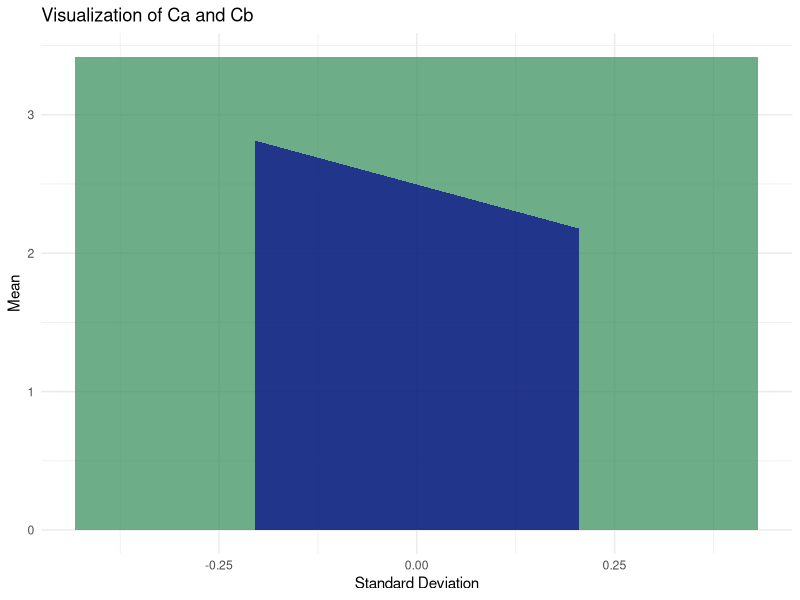

Write the R code that produced this figure.
## ---- chunk 1
#| echo: false
library(ggplot2)

# Parameters
n <- 30  # Sample size (consistent for both C_a and C_b)
alpha <- 0.05  # Significance level
s <- 1  # Scale parameter, adjust as needed

# Critical values from t, normal, and chi-squared distributions
t_crit <- qt(alpha/4, df = n-1, lower.tail = FALSE)
z_alpha <- qnorm(alpha/4)
chi_sq_lower <- qchisq(alpha/4, df = n-1)
chi_sq_upper <- qchisq(1-alpha/4, df = n-1)

# Coordinate calculations for Cb (Trapezoid)
width_Cb <- z_alpha / sqrt(n) * s
height_base_Cb <- s * sqrt(n-1) * (sqrt(1/chi_sq_upper) + sqrt(1/chi_sq_lower))
height_change_Cb <- s * sqrt(n-1) * (sqrt(1/chi_sq_upper) - sqrt(1/chi_sq_lower))

Cb <- data.frame(
  x = c(-width_Cb/2, -width_Cb/2, width_Cb/2, width_Cb/2),
  y = c(0, height_base_Cb, height_base_Cb - height_change_Cb, 0)
)

# Coordinate calculations for Ca (Rectangle)
width_Ca <- 2 * t_crit / sqrt(n)  # Width of the rectangle
height_Ca <- s * (n-1) * (1/sqrt(chi_sq_upper) - 1/sqrt(chi_sq_lower))  # Height of the rectangle

Ca <- data.frame(
  x = c(-width_Ca/2, -width_Ca/2, width_Ca/2, width_Ca/2),
  y = c(-height_Ca, 0, 0, -height_Ca)  # Adjusted for correct vertical positioning
)

# Combined Plot
ggplot() +
  geom_polygon(data = Ca, aes(x, y), fill = "seagreen", alpha = 0.7) +
  geom_polygon(data = Cb, aes(x, y), fill = "blue4", alpha = 0.7) + 
  labs(title = "Visualization of Ca and Cb", x = "Standard Deviation", y = "Mean") +
  theme_minimal()
